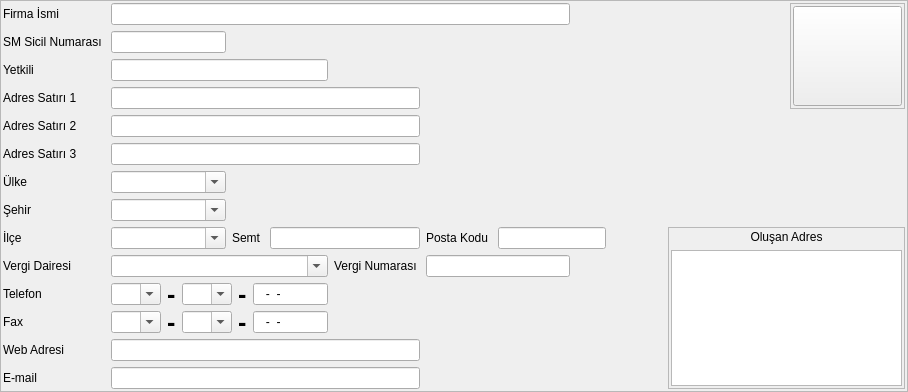
        <widget class="QFrame" name="frame">
         <property name="sizePolicy">
          <sizepolicy hsizetype="Expanding" vsizetype="Expanding">
           <horstretch>0</horstretch>
           <verstretch>0</verstretch>
          </sizepolicy>
         </property>
         <property name="frameShape">
          <enum>QFrame::StyledPanel</enum>
         </property>
         <property name="frameShadow">
          <enum>QFrame::Raised</enum>
         </property>
         <layout class="QGridLayout" name="gridLayout_2">
          <property name="margin">
           <number>2</number>
          </property>
          <item row="0" column="0">
           <layout class="QGridLayout" name="gridLayout" columnstretch="1,20,1,10,10,25,15,20,20">
            <item row="0" column="0">
             <widget class="QLabel" name="label_firma_ismi">
              <property name="sizePolicy">
               <sizepolicy hsizetype="Fixed" vsizetype="Fixed">
                <horstretch>0</horstretch>
                <verstretch>0</verstretch>
               </sizepolicy>
              </property>
              <property name="text">
               <string>Firma İsmi</string>
              </property>
             </widget>
            </item>
            <item row="0" column="1" colspan="5">
             <widget class="QLineEdit" name="lineEdit_firma_ismi"/>
            </item>
            <item row="2" column="0">
             <widget class="QLabel" name="label_2">
              <property name="sizePolicy">
               <sizepolicy hsizetype="Fixed" vsizetype="Fixed">
                <horstretch>0</horstretch>
                <verstretch>0</verstretch>
               </sizepolicy>
              </property>
              <property name="text">
               <string>Yetkili</string>
              </property>
             </widget>
            </item>
            <item row="2" column="1" colspan="3">
             <widget class="QLineEdit" name="lineedit_yetkili"/>
            </item>
            <item row="3" column="0">
             <widget class="QLabel" name="label_adres_satiri_1">
              <property name="sizePolicy">
               <sizepolicy hsizetype="Fixed" vsizetype="Fixed">
                <horstretch>0</horstretch>
                <verstretch>0</verstretch>
               </sizepolicy>
              </property>
              <property name="text">
               <string>Adres Satırı 1 </string>
              </property>
             </widget>
            </item>
            <item row="3" column="1" colspan="4">
             <widget class="QLineEdit" name="lineEdit_adres_satiri_1"/>
            </item>
            <item row="4" column="0">
             <widget class="QLabel" name="label_adres_satiri_2">
              <property name="sizePolicy">
               <sizepolicy hsizetype="Fixed" vsizetype="Fixed">
                <horstretch>0</horstretch>
                <verstretch>0</verstretch>
               </sizepolicy>
              </property>
              <property name="text">
               <string>Adres Satırı 2</string>
              </property>
             </widget>
            </item>
            <item row="4" column="1" colspan="4">
             <widget class="QLineEdit" name="lineEdit_adres_satiri_2"/>
            </item>
            <item row="5" column="0">
             <widget class="QLabel" name="label_adres_satiri_3">
              <property name="sizePolicy">
               <sizepolicy hsizetype="Fixed" vsizetype="Fixed">
                <horstretch>0</horstretch>
                <verstretch>0</verstretch>
               </sizepolicy>
              </property>
              <property name="text">
               <string>Adres Satırı 3</string>
              </property>
             </widget>
            </item>
            <item row="5" column="1" colspan="4">
             <widget class="QLineEdit" name="lineEdit_adres_satiri_3"/>
            </item>
            <item row="6" column="0">
             <widget class="QLabel" name="label_ulke">
              <property name="sizePolicy">
               <sizepolicy hsizetype="Fixed" vsizetype="Fixed">
                <horstretch>0</horstretch>
                <verstretch>0</verstretch>
               </sizepolicy>
              </property>
              <property name="text">
               <string>Ülke</string>
              </property>
             </widget>
            </item>
            <item row="6" column="1">
             <widget class="QComboBox" name="comboBox_ulke">
              <property name="sizePolicy">
               <sizepolicy hsizetype="Expanding" vsizetype="Fixed">
                <horstretch>0</horstretch>
                <verstretch>0</verstretch>
               </sizepolicy>
              </property>
              <property name="editable">
               <bool>true</bool>
              </property>
              <property name="sizeAdjustPolicy">
               <enum>QComboBox::AdjustToMinimumContentsLength</enum>
              </property>
             </widget>
            </item>
            <item row="7" column="0">
             <widget class="QLabel" name="label_sehir">
              <property name="sizePolicy">
               <sizepolicy hsizetype="Fixed" vsizetype="Fixed">
                <horstretch>0</horstretch>
                <verstretch>0</verstretch>
               </sizepolicy>
              </property>
              <property name="text">
               <string>Şehir</string>
              </property>
             </widget>
            </item>
            <item row="7" column="1">
             <widget class="QComboBox" name="comboBox_sehir">
              <property name="sizePolicy">
               <sizepolicy hsizetype="Expanding" vsizetype="Fixed">
                <horstretch>0</horstretch>
                <verstretch>0</verstretch>
               </sizepolicy>
              </property>
              <property name="editable">
               <bool>true</bool>
              </property>
              <property name="sizeAdjustPolicy">
               <enum>QComboBox::AdjustToMinimumContentsLength</enum>
              </property>
             </widget>
            </item>
            <item row="8" column="0">
             <widget class="QLabel" name="label_ilce">
              <property name="sizePolicy">
               <sizepolicy hsizetype="Fixed" vsizetype="Fixed">
                <horstretch>0</horstretch>
                <verstretch>0</verstretch>
               </sizepolicy>
              </property>
              <property name="text">
               <string>İlçe</string>
              </property>
             </widget>
            </item>
            <item row="8" column="1">
             <widget class="QComboBox" name="comboBox_ilce">
              <property name="sizePolicy">
               <sizepolicy hsizetype="Expanding" vsizetype="Fixed">
                <horstretch>0</horstretch>
                <verstretch>0</verstretch>
               </sizepolicy>
              </property>
              <property name="editable">
               <bool>true</bool>
              </property>
              <property name="sizeAdjustPolicy">
               <enum>QComboBox::AdjustToMinimumContentsLength</enum>
              </property>
             </widget>
            </item>
            <item row="8" column="2">
             <widget class="QLabel" name="label_semt">
              <property name="sizePolicy">
               <sizepolicy hsizetype="Fixed" vsizetype="Fixed">
                <horstretch>0</horstretch>
                <verstretch>0</verstretch>
               </sizepolicy>
              </property>
              <property name="text">
               <string>Semt </string>
              </property>
             </widget>
            </item>
            <item row="8" column="3" colspan="2">
             <widget class="QLineEdit" name="lineEdit_semt"/>
            </item>
            <item row="9" column="0">
             <widget class="QLabel" name="label_8">
              <property name="sizePolicy">
               <sizepolicy hsizetype="Fixed" vsizetype="Fixed">
                <horstretch>0</horstretch>
                <verstretch>0</verstretch>
               </sizepolicy>
              </property>
              <property name="text">
               <string>Vergi Dairesi</string>
              </property>
             </widget>
            </item>
            <item row="9" column="1" colspan="3">
             <widget class="QComboBox" name="comboBox_vergi_dairesi">
              <property name="editable">
               <bool>true</bool>
              </property>
              <property name="sizeAdjustPolicy">
               <enum>QComboBox::AdjustToMinimumContentsLength</enum>
              </property>
             </widget>
            </item>
            <item row="9" column="4">
             <widget class="QLabel" name="label_9">
              <property name="sizePolicy">
               <sizepolicy hsizetype="Expanding" vsizetype="Fixed">
                <horstretch>0</horstretch>
                <verstretch>0</verstretch>
               </sizepolicy>
              </property>
              <property name="text">
               <string>Vergi Numarası </string>
              </property>
              <property name="alignment">
               <set>Qt::AlignLeading|Qt::AlignLeft|Qt::AlignVCenter</set>
              </property>
             </widget>
            </item>
            <item row="10" column="0">
             <widget class="QLabel" name="label_telefon">
              <property name="sizePolicy">
               <sizepolicy hsizetype="Fixed" vsizetype="Fixed">
                <horstretch>0</horstretch>
                <verstretch>0</verstretch>
               </sizepolicy>
              </property>
              <property name="text">
               <string>Telefon</string>
              </property>
             </widget>
            </item>
            <item row="10" column="1" colspan="3">
             <layout class="QHBoxLayout" name="horizontalLayout" stretch="10,1,10,1,15">
              <item>
               <widget class="QComboBox" name="comboBox_telefon_ulke_kodu">
                <property name="editable">
                 <bool>true</bool>
                </property>
                <property name="sizeAdjustPolicy">
                 <enum>QComboBox::AdjustToMinimumContentsLength</enum>
                </property>
               </widget>
              </item>
              <item>
               <widget class="QLabel" name="label_4">
                <property name="sizePolicy">
                 <sizepolicy hsizetype="Fixed" vsizetype="Ignored">
                  <horstretch>0</horstretch>
                  <verstretch>0</verstretch>
                 </sizepolicy>
                </property>
                <property name="font">
                 <font>
                  <pointsize>19</pointsize>
                  <weight>75</weight>
                  <bold>true</bold>
                 </font>
                </property>
                <property name="text">
                 <string>-</string>
                </property>
               </widget>
              </item>
              <item>
               <widget class="QComboBox" name="comboBox_telefon_alan_kodu">
                <property name="editable">
                 <bool>true</bool>
                </property>
                <property name="sizeAdjustPolicy">
                 <enum>QComboBox::AdjustToMinimumContentsLength</enum>
                </property>
               </widget>
              </item>
              <item>
               <widget class="QLabel" name="label_5">
                <property name="sizePolicy">
                 <sizepolicy hsizetype="Fixed" vsizetype="Ignored">
                  <horstretch>0</horstretch>
                  <verstretch>0</verstretch>
                 </sizepolicy>
                </property>
                <property name="font">
                 <font>
                  <pointsize>19</pointsize>
                  <weight>75</weight>
                  <bold>true</bold>
                 </font>
                </property>
                <property name="text">
                 <string>-</string>
                </property>
               </widget>
              </item>
              <item>
               <widget class="QLineEdit" name="lineEdit_telefon">
                <property name="inputMask">
                 <string>999-99-99; </string>
                </property>
               </widget>
              </item>
             </layout>
            </item>
            <item row="11" column="0">
             <widget class="QLabel" name="label_fax">
              <property name="sizePolicy">
               <sizepolicy hsizetype="Fixed" vsizetype="Fixed">
                <horstretch>0</horstretch>
                <verstretch>0</verstretch>
               </sizepolicy>
              </property>
              <property name="text">
               <string>Fax</string>
              </property>
             </widget>
            </item>
            <item row="11" column="1" colspan="3">
             <layout class="QHBoxLayout" name="horizontalLayout_2" stretch="10,1,10,1,15">
              <item>
               <widget class="QComboBox" name="comboBox_fax_ulke_kodu">
                <property name="sizePolicy">
                 <sizepolicy hsizetype="Expanding" vsizetype="Fixed">
                  <horstretch>0</horstretch>
                  <verstretch>0</verstretch>
                 </sizepolicy>
                </property>
                <property name="editable">
                 <bool>true</bool>
                </property>
                <property name="sizeAdjustPolicy">
                 <enum>QComboBox::AdjustToMinimumContentsLength</enum>
                </property>
               </widget>
              </item>
              <item>
               <widget class="QLabel" name="label_10">
                <property name="sizePolicy">
                 <sizepolicy hsizetype="Fixed" vsizetype="Ignored">
                  <horstretch>0</horstretch>
                  <verstretch>0</verstretch>
                 </sizepolicy>
                </property>
                <property name="font">
                 <font>
                  <pointsize>19</pointsize>
                  <weight>75</weight>
                  <bold>true</bold>
                 </font>
                </property>
                <property name="text">
                 <string>-</string>
                </property>
               </widget>
              </item>
              <item>
               <widget class="QComboBox" name="comboBox_fax_alan_kodu">
                <property name="sizePolicy">
                 <sizepolicy hsizetype="Expanding" vsizetype="Fixed">
                  <horstretch>0</horstretch>
                  <verstretch>0</verstretch>
                 </sizepolicy>
                </property>
                <property name="editable">
                 <bool>true</bool>
                </property>
                <property name="sizeAdjustPolicy">
                 <enum>QComboBox::AdjustToMinimumContentsLength</enum>
                </property>
               </widget>
              </item>
              <item>
               <widget class="QLabel" name="label_12">
                <property name="sizePolicy">
                 <sizepolicy hsizetype="Fixed" vsizetype="Ignored">
                  <horstretch>0</horstretch>
                  <verstretch>0</verstretch>
                 </sizepolicy>
                </property>
                <property name="font">
                 <font>
                  <pointsize>19</pointsize>
                  <weight>75</weight>
                  <bold>true</bold>
                 </font>
                </property>
                <property name="text">
                 <string>-</string>
                </property>
               </widget>
              </item>
              <item>
               <widget class="QLineEdit" name="lineEdit_fax">
                <property name="inputMask">
                 <string>999-99-99; </string>
                </property>
               </widget>
              </item>
             </layout>
            </item>
            <item row="12" column="0">
             <widget class="QLabel" name="label_6">
              <property name="sizePolicy">
               <sizepolicy hsizetype="Fixed" vsizetype="Fixed">
                <horstretch>0</horstretch>
                <verstretch>0</verstretch>
               </sizepolicy>
              </property>
              <property name="text">
               <string>Web Adresi</string>
              </property>
             </widget>
            </item>
            <item row="12" column="1" colspan="4">
             <widget class="QLineEdit" name="lineedit_web_adresi">
              <property name="sizePolicy">
               <sizepolicy hsizetype="Expanding" vsizetype="Fixed">
                <horstretch>0</horstretch>
                <verstretch>0</verstretch>
               </sizepolicy>
              </property>
              <property name="maximumSize">
               <size>
                <width>16777215</width>
                <height>16777215</height>
               </size>
              </property>
             </widget>
            </item>
            <item row="13" column="0">
             <widget class="QLabel" name="label_7">
              <property name="sizePolicy">
               <sizepolicy hsizetype="Fixed" vsizetype="Fixed">
                <horstretch>0</horstretch>
                <verstretch>0</verstretch>
               </sizepolicy>
              </property>
              <property name="text">
               <string>E-mail</string>
              </property>
             </widget>
            </item>
            <item row="13" column="1" colspan="4">
             <widget class="QLineEdit" name="lineedit_mail">
              <property name="sizePolicy">
               <sizepolicy hsizetype="Expanding" vsizetype="Fixed">
                <horstretch>0</horstretch>
                <verstretch>0</verstretch>
               </sizepolicy>
              </property>
              <property name="maximumSize">
               <size>
                <width>16777215</width>
                <height>16777215</height>
               </size>
              </property>
             </widget>
            </item>
            <item row="2" column="5">
             <spacer name="horizontalSpacer_4">
              <property name="orientation">
               <enum>Qt::Horizontal</enum>
              </property>
              <property name="sizeHint" stdset="0">
               <size>
                <width>40</width>
                <height>20</height>
               </size>
              </property>
             </spacer>
            </item>
            <item row="2" column="6">
             <spacer name="horizontalSpacer_5">
              <property name="orientation">
               <enum>Qt::Horizontal</enum>
              </property>
              <property name="sizeHint" stdset="0">
               <size>
                <width>40</width>
                <height>20</height>
               </size>
              </property>
             </spacer>
            </item>
            <item row="8" column="7" rowspan="6" colspan="2">
             <widget class="QFrame" name="frame_4">
              <property name="frameShape">
               <enum>QFrame::StyledPanel</enum>
              </property>
              <property name="frameShadow">
               <enum>QFrame::Raised</enum>
              </property>
              <layout class="QGridLayout" name="gridLayout_6">
               <property name="margin">
                <number>2</number>
               </property>
               <item row="1" column="0">
                <widget class="QTextEdit" name="textedit_adresi">
                 <property name="sizePolicy">
                  <sizepolicy hsizetype="Expanding" vsizetype="Expanding">
                   <horstretch>0</horstretch>
                   <verstretch>0</verstretch>
                  </sizepolicy>
                 </property>
                 <property name="focusPolicy">
                  <enum>Qt::NoFocus</enum>
                 </property>
                 <property name="readOnly">
                  <bool>true</bool>
                 </property>
                </widget>
               </item>
               <item row="0" column="0">
                <widget class="QLabel" name="label_20">
                 <property name="sizePolicy">
                  <sizepolicy hsizetype="Expanding" vsizetype="Fixed">
                   <horstretch>0</horstretch>
                   <verstretch>0</verstretch>
                  </sizepolicy>
                 </property>
                 <property name="text">
                  <string>Oluşan Adres</string>
                 </property>
                 <property name="alignment">
                  <set>Qt::AlignCenter</set>
                 </property>
                </widget>
               </item>
              </layout>
             </widget>
            </item>
            <item row="8" column="5" colspan="2">
             <layout class="QHBoxLayout" name="horizontalLayout_5" stretch="1,0,5">
              <item>
               <widget class="QLabel" name="label_posta_kodu">
                <property name="sizePolicy">
                 <sizepolicy hsizetype="Fixed" vsizetype="Fixed">
                  <horstretch>0</horstretch>
                  <verstretch>0</verstretch>
                 </sizepolicy>
                </property>
                <property name="text">
                 <string>Posta Kodu </string>
                </property>
               </widget>
              </item>
              <item>
               <widget class="QLineEdit" name="lineEdit_posta_kodu"/>
              </item>
              <item>
               <spacer name="horizontalSpacer_15">
                <property name="orientation">
                 <enum>Qt::Horizontal</enum>
                </property>
                <property name="sizeHint" stdset="0">
                 <size>
                  <width>40</width>
                  <height>20</height>
                 </size>
                </property>
               </spacer>
              </item>
             </layout>
            </item>
            <item row="0" column="6">
             <spacer name="horizontalSpacer">
              <property name="orientation">
               <enum>Qt::Horizontal</enum>
              </property>
              <property name="sizeHint" stdset="0">
               <size>
                <width>40</width>
                <height>20</height>
               </size>
              </property>
             </spacer>
            </item>
            <item row="5" column="8">
             <spacer name="horizontalSpacer_3">
              <property name="orientation">
               <enum>Qt::Horizontal</enum>
              </property>
              <property name="sizeHint" stdset="0">
               <size>
                <width>40</width>
                <height>20</height>
               </size>
              </property>
             </spacer>
            </item>
            <item row="2" column="7">
             <spacer name="horizontalSpacer_9">
              <property name="orientation">
               <enum>Qt::Horizontal</enum>
              </property>
              <property name="sizeHint" stdset="0">
               <size>
                <width>40</width>
                <height>20</height>
               </size>
              </property>
             </spacer>
            </item>
            <item row="1" column="0">
             <widget class="QLabel" name="label_14">
              <property name="sizePolicy">
               <sizepolicy hsizetype="Fixed" vsizetype="Fixed">
                <horstretch>0</horstretch>
                <verstretch>0</verstretch>
               </sizepolicy>
              </property>
              <property name="text">
               <string>SM Sicil Numarası </string>
              </property>
             </widget>
            </item>
            <item row="0" column="8" rowspan="4">
             <widget class="QFrame" name="frame_5">
              <property name="sizePolicy">
               <sizepolicy hsizetype="Expanding" vsizetype="Expanding">
                <horstretch>0</horstretch>
                <verstretch>0</verstretch>
               </sizepolicy>
              </property>
              <property name="frameShape">
               <enum>QFrame::StyledPanel</enum>
              </property>
              <property name="frameShadow">
               <enum>QFrame::Raised</enum>
              </property>
              <layout class="QGridLayout" name="gridLayout_17">
               <property name="margin">
                <number>2</number>
               </property>
               <item row="0" column="0">
                <widget class="QPushButton" name="pushButton_logo">
                 <property name="sizePolicy">
                  <sizepolicy hsizetype="Preferred" vsizetype="Preferred">
                   <horstretch>0</horstretch>
                   <verstretch>0</verstretch>
                  </sizepolicy>
                 </property>
                 <property name="font">
                  <font>
                   <pointsize>12</pointsize>
                  </font>
                 </property>
                 <property name="layoutDirection">
                  <enum>Qt::LeftToRight</enum>
                 </property>
                 <property name="text">
                  <string/>
                 </property>
                </widget>
               </item>
              </layout>
             </widget>
            </item>
            <item row="1" column="1">
             <widget class="QLineEdit" name="lineEdit_sm_sicil_numarasi"/>
            </item>
            <item row="9" column="5">
             <widget class="QLineEdit" name="lineEdit_vergi_numarasi"/>
            </item>
           </layout>
          </item>
         </layout>
        </widget>
